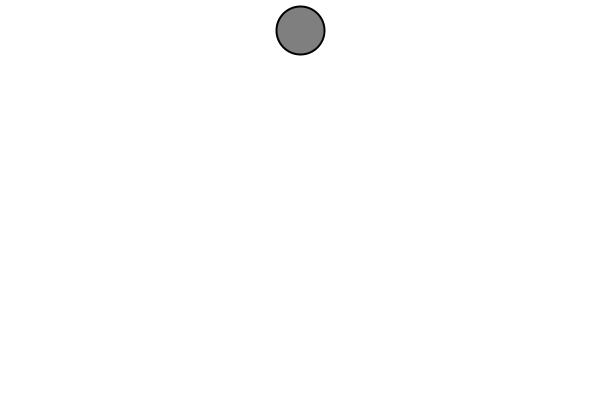
Frame 1 (no input)
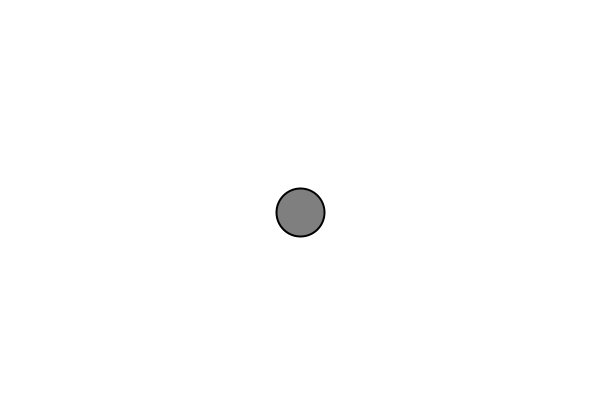
Frame 60 (the mouse pressed at the canvas centre just before this capture)
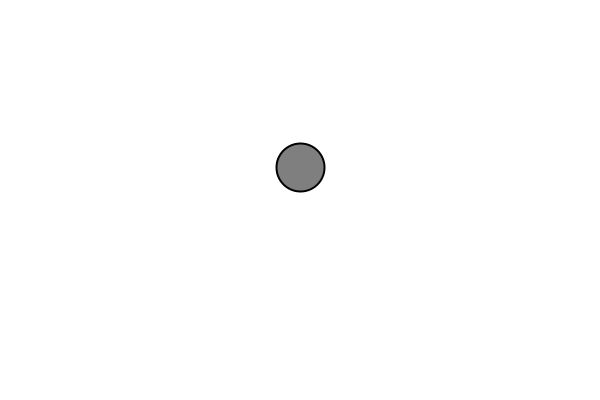
Frame 120 (the mouse held since frame 60 and released just before this capture)

The Processing sketch that drew these frames (run headless with seeded random() and noise(); from frame 60 on, the mouse is pressed at the canvas centre):

// Processing sketch: sketch_2_NOC_2_1_forces_mod
// ── sketch_2_NOC_2_1_forces_mod.pde
Mover m;

void setup() {
  size(600, 400);
  smooth();
  m = new Mover();
}

float damp = 1;

void draw() {
  background(255);

  PVector wind = new PVector(0.0, 0);
  PVector gravity = new PVector(0, 0.1);

  m.applyForce(wind);
  m.applyForce(gravity);


  m.update();
  m.display();
  m.checkEdges();
}

// ── Mover.pde
class Mover {

  PVector location;
  PVector velocity;
  PVector acceleration;
  float mass;

  Mover() {
    location = new PVector(width/2,30);
    velocity = new PVector(0,0);
    acceleration = new PVector(0,0);
    mass = 1;
  }
  
  void applyForce(PVector force) {
    PVector f = PVector.div(force,mass);
    acceleration.add(f);
  }
  
  void update() {
    velocity.add(acceleration);
    location.add(velocity);
    acceleration.mult(0);
  }

  void display() {
    stroke(0);
    strokeWeight(2);
    fill(127);
    ellipse(location.x,location.y,48,48);
  }

  void checkEdges() {

    if (location.x > width) {
      location.x = width;
      velocity.x *= -1;
    } else if (location.x < 0) {
      velocity.x *= -damp;
      location.x = 0;
    }

    if (location.y > height) {
      velocity.y *= -damp;
      location.y = height;
    }

  }

}
